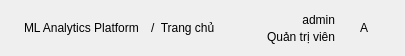
     <widget class="QFrame" name="headerBar">
      <property name="minimumSize">
       <size>
        <width>0</width>
        <height>56</height>
       </size>
      </property>
      <property name="maximumSize">
       <size>
        <width>16777215</width>
        <height>56</height>
       </size>
      </property>
      <layout class="QHBoxLayout" name="headerLayout">
       <property name="spacing">
        <number>12</number>
       </property>
       <property name="leftMargin">
        <number>24</number>
       </property>
       <property name="rightMargin">
        <number>24</number>
       </property>
       <item>
        <widget class="QLabel" name="lblAppTitle">
         <property name="text">
          <string>ML Analytics Platform</string>
         </property>
        </widget>
       </item>
       <item>
        <widget class="QLabel" name="lblBreadcrumb">
         <property name="text">
          <string>/  Trang chủ</string>
         </property>
        </widget>
       </item>
       <item>
        <spacer name="spacerHeader">
         <property name="orientation">
          <enum>Qt::Horizontal</enum>
         </property>
         <property name="sizeHint" stdset="0">
          <size>
           <width>40</width>
           <height>20</height>
          </size>
         </property>
        </spacer>
       </item>
       <item>
        <layout class="QVBoxLayout" name="userInfoLayout">
         <property name="spacing">
          <number>0</number>
         </property>
         <item>
          <widget class="QLabel" name="lblUserName">
           <property name="text">
            <string>admin</string>
           </property>
           <property name="alignment">
            <set>Qt::AlignRight|Qt::AlignTrailing|Qt::AlignVCenter</set>
           </property>
          </widget>
         </item>
         <item>
          <widget class="QLabel" name="lblUserRole">
           <property name="text">
            <string>Quản trị viên</string>
           </property>
           <property name="alignment">
            <set>Qt::AlignRight|Qt::AlignTrailing|Qt::AlignVCenter</set>
           </property>
          </widget>
         </item>
        </layout>
       </item>
       <item>
        <widget class="QLabel" name="lblAvatar">
         <property name="minimumSize">
          <size>
           <width>34</width>
           <height>34</height>
          </size>
         </property>
         <property name="maximumSize">
          <size>
           <width>34</width>
           <height>34</height>
          </size>
         </property>
         <property name="text">
          <string>A</string>
         </property>
         <property name="alignment">
          <set>Qt::AlignCenter</set>
         </property>
        </widget>
       </item>
      </layout>
     </widget>
